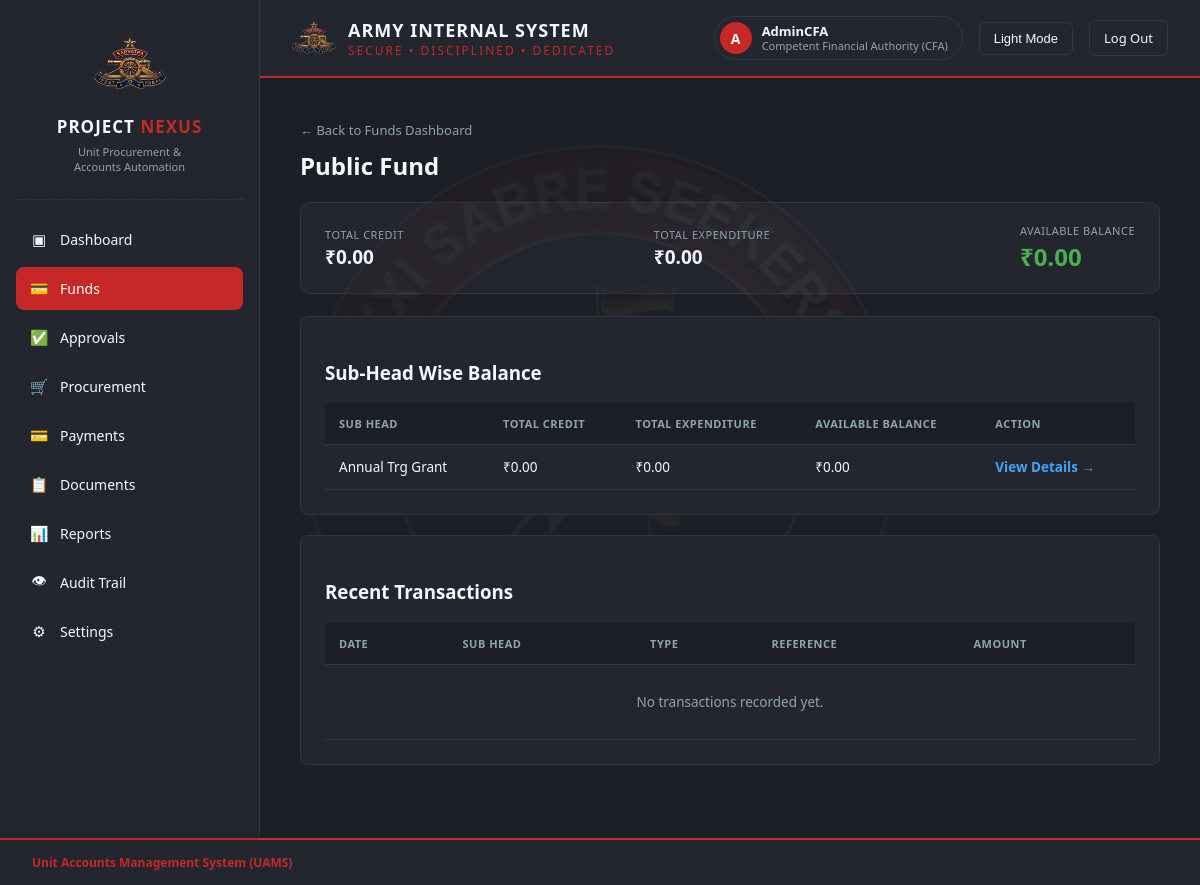
Page /finance/funds/95928cb2-1ea1-4e2d-93f0-b0ba2e22559a/ (signed in) on the earlier database version.
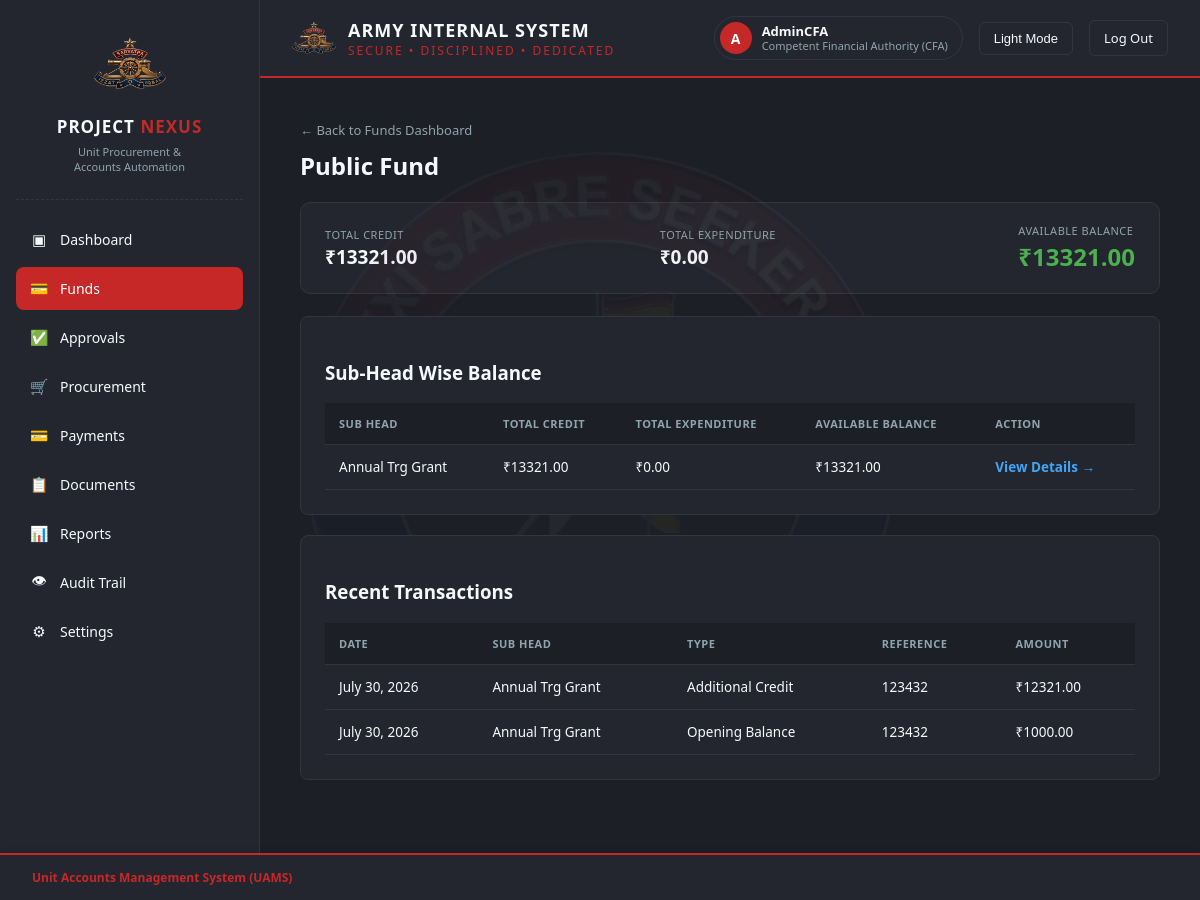
Same page on the later database version.
### masterdata/models.py (models this page shows, shortened)
class SubHead(CoreModel):
    fund_head = models.ForeignKey(
        FundHead, on_delete=models.PROTECT, related_name="sub_heads"
    )
    name = models.CharField(max_length=150)
    code = models.CharField(max_length=20)
    is_active = models.BooleanField(default=True)
    class Meta:
        db_table = "md_sub_heads"
        ordering = ["fund_head__name", "name"]
        unique_together = ("fund_head", "code")
        verbose_name_plural = "Sub Heads"

### finance/models.py (models this page shows, shortened)
class FundTransaction(CoreModel):
    TRANSACTION_TYPE_CHOICES = [
        ("OPENING", "Opening Balance"),
        ("CREDIT", "Additional Credit"),
        ("EXPENDITURE", "Actual Expenditure"),
        ("CREDIT_REVERSAL", "Credit Reversal"),
        ("EXPENDITURE_REVERSAL", "Expenditure Reversal"),
        ("ADJUSTMENT_CREDIT", "Credit Adjustment"),
        ("ADJUSTMENT_DEBIT", "Debit Adjustment"),
    ]
    financial_year = models.ForeignKey(
        FinancialYear,
        on_delete=models.PROTECT,
        related_name="fund_transactions",
    )
    sub_head = models.ForeignKey(
        SubHead,
        on_delete=models.PROTECT,
        related_name="fund_transactions",
    )
    transaction_type = models.CharField(
        max_length=30,
        choices=TRANSACTION_TYPE_CHOICES,
    )
    amount = models.DecimalField(
        max_digits=15,
        decimal_places=2,
        validators=[MinValueValidator(Decimal("0.01"))],
    )
    transaction_date = models.DateField(
        default=timezone.localdate,
    )
    fund_entry = models.OneToOneField(
        FundEntry,
        on_delete=models.PROTECT,
        related_name="ledger_transaction",
        blank=True,
        null=True,
    )
    reference_number = models.CharField(
        max_length=100,
        blank=True,
        null=True,
    )
    reference_type = models.CharField(
        max_length=50,
        blank=True,
        null=True,
        help_text="Example: FUND_ENTRY, PAYMENT or REVERSAL.",
    )
    reference_id = models.PositiveBigIntegerField(
        blank=True,
        null=True,
    )
    remarks = models.TextField(
        blank=True,
        null=True,
    )
    is_reversed = models.BooleanField(
        default=False,
    )
    class Meta:
        db_table = "fin_fund_transactions"
        ordering = ["-transaction_date", "-created_at"]
        verbose_name = "Fund Transaction"
        verbose_name_plural = "Fund Transactions"

### finance/views.py (the view)
@login_required
def fund_head_detail(request, pk):
    role = getattr(request.user, "role", None)
    if role not in FUND_ROLES:
        raise PermissionDenied(
            "You are not authorised to access Funds."
        )
    fund_head = get_object_or_404(FundHead, pk=pk)
    fund_txns = FundTransaction.objects.filter(sub_head__fund_head=fund_head)
    summary = _balance_summary(fund_txns)
    sub_heads = []
    for sh in fund_head.sub_heads.filter(is_active=True).order_by("name"):
        sh_txns = FundTransaction.objects.filter(sub_head=sh)
        sh_summary = _balance_summary(sh_txns)
        sub_heads.append({"sub_head": sh, **sh_summary})
    recent_transactions = fund_txns.select_related("sub_head").order_by(
        "-transaction_date", "-created_at"
    )[:10]
    context = {
        "fund_head": fund_head,
        "summary": summary,
        "sub_heads": sub_heads,
        "recent_transactions": recent_transactions,
        "role": role,
    }
    return render(request, "finance/fund_head_detail.html", context)

### core_base/models.py (called while the page is built)
    def get_queryset(self):
        return super().get_queryset().filter(is_deleted=False)

### finance/views.py (called while the page is built)
def _balance_summary(transaction_qs):
    totals = transaction_qs.aggregate(
        total_credit=Coalesce(
            Sum("amount", filter=Q(transaction_type__in=CREDIT_TYPES)),
            ZERO,
        ),
        total_expenditure=Coalesce(
            Sum("amount", filter=Q(transaction_type="EXPENDITURE")),
            ZERO,
        ),
        total_debit=Coalesce(
            Sum("amount", filter=Q(transaction_type__in=DEBIT_TYPES)),
            ZERO,
        ),
    )
    totals["available_balance"] = (
        totals["total_credit"] - totals["total_debit"]
    )
    return totals

### templates/finance/fund_head_detail.html (shortened to what this page needs)
{% load static %}
<!DOCTYPE html>
<html lang="en">
<head>
  <link rel="stylesheet" href="{% static 'css/style.css' %}">
</head>
<body>
<div class="app-layout">
  {% include 'partials/sidebar.html' with active_nav='funds' %}
  <div class="main-content">
    {% include 'partials/header.html' with active_nav='funds' %}
    <div class="dashboard-shell">
      <a href="{% url 'finance:fund-dashboard' %}" class="fhd-back">&larr; Back to Funds Dashboard</a>
      <h2 class="fhd-title">{{ fund_head.name }}</h2>
      <div class="fhd-summary-card">
        <div class="fhd-summary-item">
          <div class="label">Total Credit</div>
          <div class="value">&#8377;{{ summary.total_credit|floatformat:2 }}</div>
        </div>
        <div class="fhd-summary-item">
          <div class="label">Total Expenditure</div>
          <div class="value">&#8377;{{ summary.total_expenditure|floatformat:2 }}</div>
        </div>
        <div class="fhd-summary-item balance">
          <div class="label">Available Balance</div>
          <div class="value">&#8377;{{ summary.available_balance|floatformat:2 }}</div>
        </div>
      </div>
      <div class="card">
        <h3>Sub-Head Wise Balance</h3>
        <table class="fhd-table">
          <thead>
            <tr>
              <th>Sub Head</th>
              <th>Total Credit</th>
              <th>Total Expenditure</th>
              <th>Available Balance</th>
              <th>Action</th>
            </tr>
          </thead>
          <tbody>
            {% for row in sub_heads %}
              <tr>
                <td>{{ row.sub_head.name }}</td>
                <td>&#8377;{{ row.total_credit|floatformat:2 }}</td>
                <td>&#8377;{{ row.total_expenditure|floatformat:2 }}</td>
                <td>&#8377;{{ row.available_balance|floatformat:2 }}</td>
                <td><a href="{% url 'finance:sub-head-detail' row.sub_head.pk %}" class="fhd-link">View Details &rarr;</a></td>
              </tr>
            {% empty %}
              <tr><td colspan="5" class="fhd-empty">No active Sub Heads under this Fund Head.</td></tr>
            {% endfor %}
          </tbody>
        </table>
      </div>
      <div class="card">
        <h3>Recent Transactions</h3>
        <table class="fhd-table">
          <thead>
            <tr>
              <th>Date</th>
              <th>Sub Head</th>
              <th>Type</th>
              <th>Reference</th>
              <th>Amount</th>
            </tr>
          </thead>
          <tbody>
            {% for txn in recent_transactions %}
              <tr>
                <td>{{ txn.transaction_date }}</td>
                <td>{{ txn.sub_head.name }}</td>
                <td>{{ txn.get_transaction_type_display }}</td>
                <td>{{ txn.reference_number|default:"-" }}</td>
                <td>&#8377;{{ txn.amount }}</td>
              </tr>
            {% empty %}
              <tr><td colspan="5" class="fhd-empty">No transactions recorded yet.</td></tr>
            {% endfor %}
          </tbody>
        </table>
      </div>
    </div>
    {% include 'partials/footer.html' %}
  </div>
</div>
</body>
</html>

Differences in the rows shown:
computed for SubHead "Annual Trg Grant": total_credit "0.00" → "13321.00"; available_balance "0.00" → "13321.00"
added FundTransaction: transaction_date "July 30, 2026", sub_head.name "Annual Trg Grant", transaction_type "Additional Credit", reference_number "123432", amount "12321.00"
added FundTransaction: transaction_date "July 30, 2026", sub_head.name "Annual Trg Grant", transaction_type "Opening Balance", reference_number "123432", amount "1000.00"
Other differences:
{{ summary.total_credit|floatformat:2 }}: "0.00" → "13321.00"
{{ summary.available_balance|floatformat:2 }}: "0.00" → "13321.00"
text no longer shown: "No transactions recorded yet."
